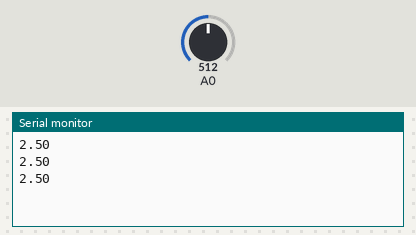
Bench run of a sketch on a simulated Arduino Uno, built with avr-gcc and run on an emulated ATmega328P. Shown: the last lines printed to the serial monitor. Inputs (shaded band) come from the test bench; at power-on: A0 = 512.

Above: at 1.3 s.
1.4 s: A0 set to 596
At 1.9 s:
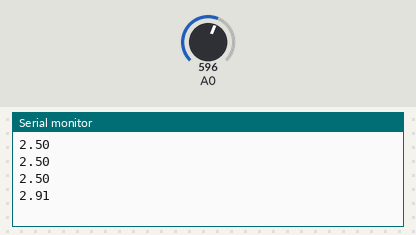
2.9 s: A0 set to 626
At 3.31 s:
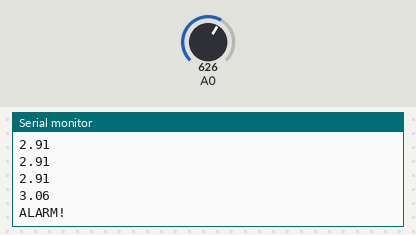
Timing chart, 0 to 5.9 s (numbered marks = the images above; inputs shaded):
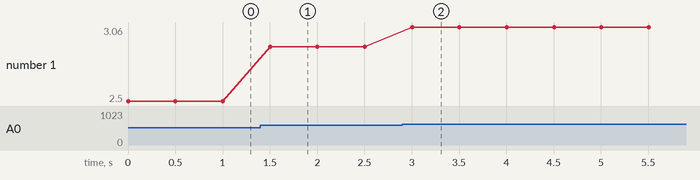

Measured:
- the behaviour switches between 613 and 614 on A0 (found by bisection; images 1 and 2)
- after the input at 1.4 s, the serial monitor: prints a new line after 0.10 s (image 1)
- after the input at 2.9 s, the serial monitor: prints a new line after 0.10 s (image 2)
- plotted number 1: 2.5 → 2.91 after the input at 1.4 s, 2.91 → 3.06 after the input at 2.9 s

The sketch:

sensorTest.ino
```cpp
void setup() {
  // put your setup code here, to run once:
  pinMode(A0, INPUT);
  Serial.begin(9600);
}

void loop() {
  // put your main code here, to run repeatedly:
  float val = analogRead(A0);
  float vtg = val*(5.0/1023.0);
  Serial.println(vtg);
  if(vtg > 3.0){
    Serial.println("ALARM!");
    }
  delay(500);
}
```
